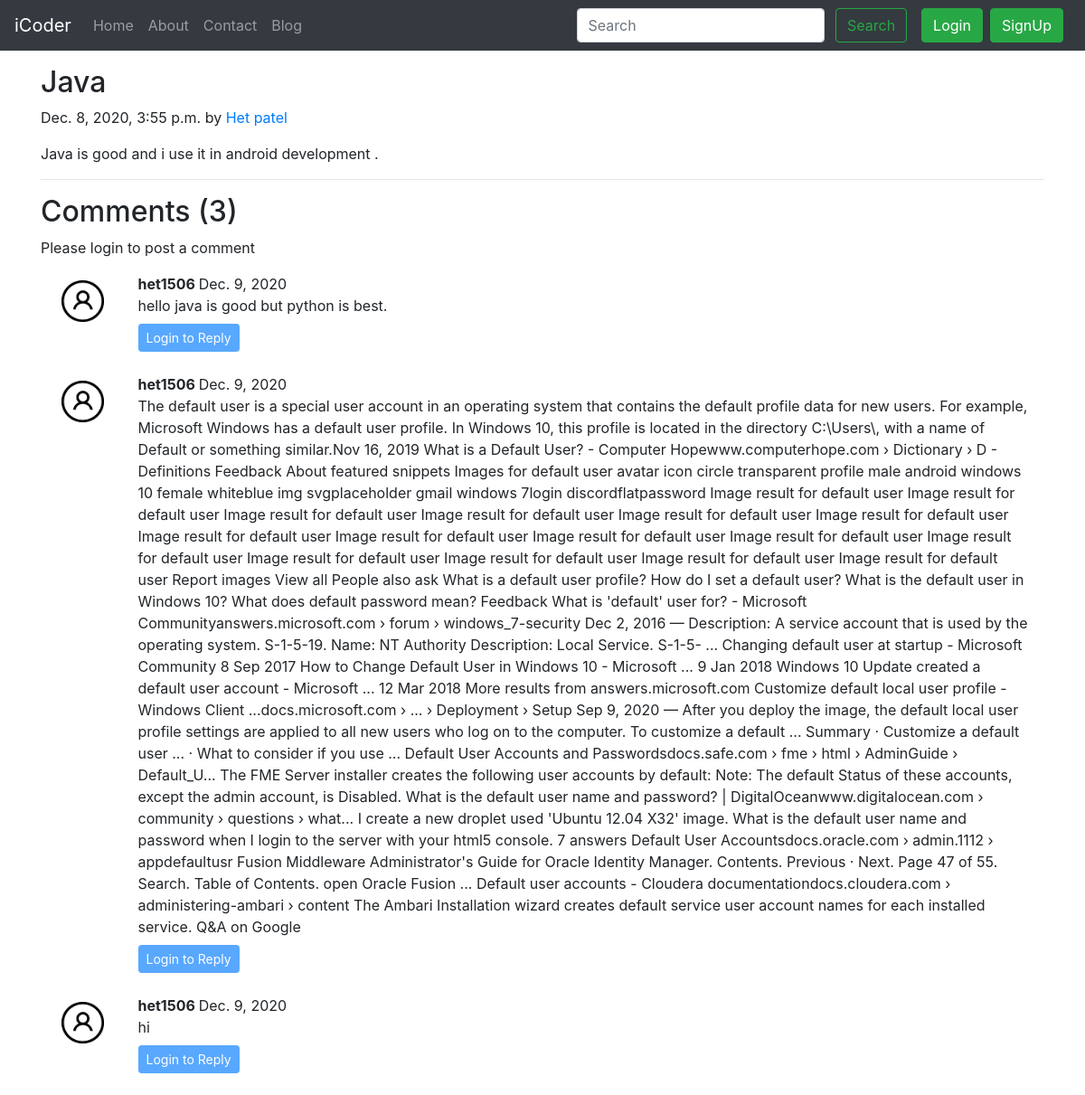
/blog/second-post/, run on the app's committed database.
### blog/models.py (models this page shows, shortened)
class Post(models.Model):
    sno=models.AutoField(primary_key=True)
    title=models.CharField(max_length=255)
    author=models.CharField(max_length=14)
    slug=models.CharField(max_length=130)
    timeStamp=models.DateTimeField(blank=True)
    content=models.TextField()

class BlogComment(models.Model):
    sno = models.AutoField(primary_key=True)
    comment = models.TextField()
    user = models.ForeignKey(User,on_delete=models.CASCADE)
    post = models.ForeignKey(Post,on_delete=models.CASCADE)
    parent = models.ForeignKey('self',on_delete=models.CASCADE,null=True)
    timestamp = models.DateField(default=now)

### blog/views.py (the view)
# urls.py: path('<str:slug>/', views.blogpost, name='blogpost'),
def blogpost(request, slug):
    post=Post.objects.filter(slug=slug).first()
    comments = BlogComment.objects.filter(post=post, parent=None)
    replies = BlogComment.objects.filter(post=post).exclude(parent = None)
    replyDict = {}
    for reply in replies:
        if reply.parent.sno not in replyDict.keys():
            replyDict[reply.parent.sno]= [reply]
        else:
            replyDict[reply.parent.sno]=append(reply)
    context={"post":post, 'comments': comments, 'user': request.user, 'replyDict': replyDict}
    return render(request, "blog/blogpost.html", context)

### blog/templatetags/extras.py (called while the page is built)
@register.filter(name = 'get_val')
def get_val(dict,key):
    return dict.get(key)

### templates/blog/blogpost.html (shortened to what this page needs)
{% extends 'base.html' %}
{% block body %}
{% load humanize %}
{% load extras %}
<div class="container my-3">
    <h2 class="blog-post-title">{{post.title|safe}}</h2>
    <p class="blog-post-meta">{{post.timeStamp}} by <a href="/about">{{post.author|safe}}</a></p>
    <p>{{post.content|safe}}</p>
    <hr>
</div>
<div class="container">
    <h2> Comments ({{comments.count}}) </h2>
    <div class="my-2">
        {% if user.is_authenticated %}
        <form action="/blog/postComment" method="post">
            {% csrf_token %}
            <div class="form-group">
                <label for="exampleInputEmail1">Post Comment </label>
                <input type="text" class="form-control" name="comment" placeholder="Enter comment here">
            </div>
            <input type="hidden" name="postSno" value="{{post.sno}}">
            <input type="hidden" name="parentSno" value="">
            <button type="submit" class="btn btn-primary">Submit</button>
        </form>
        {% else %}
        Please login to post a comment
        {% endif %}
    </div>
    {% for comment in comments %}
    <div class="row my-3 mx-0">
        <div class="col-md-1  ">
            <img class="rounded mx-auto d-block w-100 p-2" src="/static/img/user.png" alt="user">
        </div>
        <div class="col-md-11 ">
            <b> {{comment.user.username}} </b> {{comment.timestamp}}
            <div> {{comment.comment}} </div>
            <div class="reply mx-0">
          {% if user.is_authenticated %}
                <button class="btn btn-sm btn-primary" type="button" data-toggle="collapse"
                    data-target="#replyBox{{comment.sno}}" aria-expanded="false"
                    aria-controls="replyBox{{comment.sno}}">
                    Reply
                </button>
                <div class="collapse" id="replyBox{{comment.sno}}">
                    <div class="card card-body my-2">
                        <form action="/blog/postComment/" method="post">
                            {% csrf_token %}
                            <div class="form-group">
                                <label for="comment">Post a Reply </label>
                                <input type="text" class="form-control" name="comment" placeholder="Enter comment here">
                                <input type="hidden" name = "parentSno" value="{{comment.sno}}">
                            </div>
                            <input type="hidden" name="postSno" value="{{post.sno}}">
                            <button type="submit" class="btn btn-primary">Submit</button>
                        </form>
                    </div>
                </div>
            {% else %}
                <button class="btn btn-sm btn-primary mt-2" type="button" data-toggle="collapse"
                    data-target="#replyBox{{comment.sno}}" aria-expanded="false"
                    aria-controls="replyBox{{comment.sno}}" disabled>
                    Login to Reply
                </button>
             {% endif %}
            </div>
        </div>
    </div>
    {% endfor %}
</div>
{% endblock %}

### data on the page
Post: title "Java", timeStamp "Dec. 8, 2020, 3:55 p.m.", author "Het patel", content "Java is good and i use it in android development ."
BlogComment: user.username "het1506", timestamp "Dec. 9, 2020", comment "hello java is good but python is best."
BlogComment: user.username "het1506", timestamp "Dec. 9, 2020", comment "The default user is a special user account in an operating system that contains the default profile data for new users. For example, Microsoft Windows has a default user profile. In Windows 10, this profile is located in the directory C:\\Users\\, with a name of Default or something similar.Nov 16, 2019 What is a Default User? - Computer Hopewww.computerhope.com › Dictionary › D - Definitions Feedback About featured snippets Images for default user avatar icon circle transparent profile male android windows 10 female whiteblue img svgplaceholder gmail windows 7login discordflatpassword Image result for default user Image result for default user Image result for default user Image result for…"
BlogComment: user.username "het1506", timestamp "Dec. 9, 2020", comment "hi"

### other printed values
{{ comments.count }} "3"
